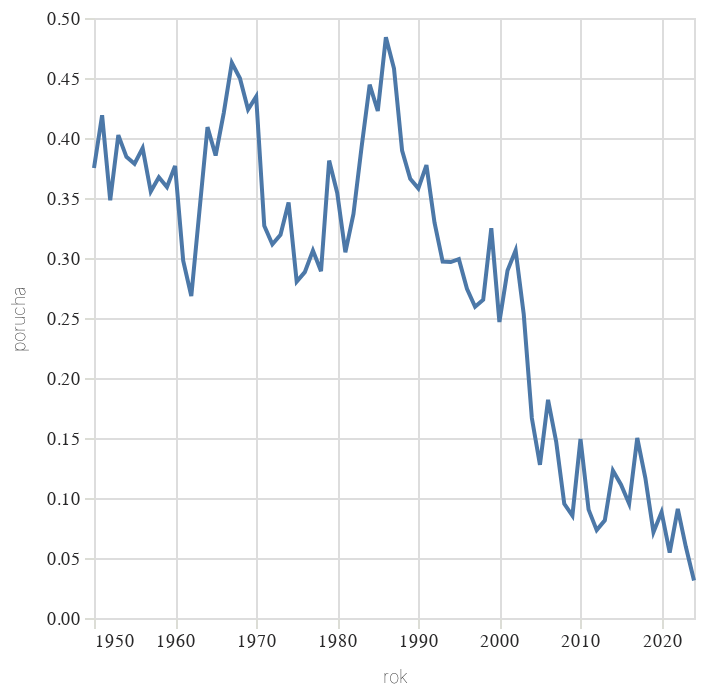

Notebook code for this chart:
### Code cell
alt.Chart(
    alt_friendly(graf_dokonceni)
).mark_line(
).encode(
    alt.X('rok:T'),
    alt.Y('porucha:Q')
)

### Figure 1 — Vega-Lite specification as saved in the notebook (floating-point values rounded to 4 significant figures)
{"config": {"title": {"font": "Noticia Text", "fontSize": 11.5, "anchor": "start", "lineHeight": 19, "fontWeight": "bolder", "subtitleFont": "Noticia Text", "subtitleFontSize": 10, "subtitleLineHeight": 15, "subtitlePadding": 10, "dy": -10, "color": "#292829", "subtitleColor": "#292829"}, "axis": {"labelFont": "Asap", "titleFont": "Asap", "fontWeight": "lighter", "titleFontWeight": "lighter", "labelFontSize": 9, "titleFontSize": 9, "labelPadding": 2, "titlePadding": 9, "domainOpacity": 0, "tickColor": "#DCDDD6", "labelColor": "#292829"}, "legend": {"labelFont": "Asap", "labelFontWeight": "normal", "titleFont": "Asap", "titleFontWeight": "normal", "labelFontSize": 9, "titleFontSize": 9, "labelColor": "#292829"}}, "data": {"name": "data-9d3ab73b0704e97d75a38f23a47ce2fa"}, "mark": {"type": "line"}, "encoding": {"x": {"field": "rok", "type": "temporal"}, "y": {"field": "porucha", "type": "quantitative"}}, "$schema": "https://vega.github.io/schema/vega-lite/v5.8.0.json", "datasets": {"data-9d3ab73b0704e97d75a38f23a47ce2fa": [{"rok": "1950-01-01T00:00:00", "started": 160, "porucha": 0.375}, {"rok": "1951-01-01T00:00:00", "started": 179, "porucha": 0.419}, {"rok": "1952-01-01T00:00:00", "started": 204, "porucha": 0.348}, {"rok": "1953-01-01T00:00:00", "started": 246, "porucha": 0.4024}, {"rok": "1954-01-01T00:00:00", "started": 229, "porucha": 0.3843}, {"rok": "1955-01-01T00:00:00", "started": 177, "porucha": 0.3785}, {"rok": "1956-01-01T00:00:00", "started": 189, "porucha": 0.3915}, {"rok": "1957-01-01T00:00:00", "started": 166, "porucha": 0.3554}, {"rok": "1958-01-01T00:00:00", "started": 226, "porucha": 0.3673}, {"rok": "1959-01-01T00:00:00", "started": 181, "porucha": 0.3591}, {"rok": "1960-01-01T00:00:00", "started": 215, "porucha": 0.3767}, {"rok": "1961-01-01T00:00:00", "started": 215, "porucha": 0.2977}, {"rok": "1962-01-01T00:00:00", "started": 205, "porucha": 0.2683}, {"rok": "1963-01-01T00:00:00", "started": 242, "porucha": 0.3388}, {"rok": "1964-01-01T00:00:00", "started": 198, "porucha": 0.4091}, {"rok": "1965-01-01T00:00:00", "started": 192, "porucha": 0.3854}, {"rok": "1966-01-01T00:00:00", "started": 164, "porucha": 0.4207}, {"rok": "1967-01-01T00:00:00", "started": 201, "porucha": 0.4627}, {"rok": "1968-01-01T00:00:00", "started": 229, "porucha": 0.4498}, {"rok": "1969-01-01T00:00:00", "started": 177, "porucha": 0.4237}, {"rok": "1970-01-01T00:00:00", "started": 267, "porucha": 0.4345}, {"rok": "1971-01-01T00:00:00", "started": 257, "porucha": 0.3268}, {"rok": "1972-01-01T00:00:00", "started": 305, "porucha": 0.3115}, {"rok": "1973-01-01T00:00:00", "started": 357, "porucha": 0.3193}, {"rok": "1974-01-01T00:00:00", "started": 387, "porucha": 0.3463}, {"rok": "1975-01-01T00:00:00", "started": 346, "porucha": 0.2803}, {"rok": "1976-01-01T00:00:00", "started": 399, "porucha": 0.2882}, {"rok": "1977-01-01T00:00:00", "started": 405, "porucha": 0.3062}, {"rok": "1978-01-01T00:00:00", "started": 391, "porucha": 0.289}, {"rok": "1979-01-01T00:00:00", "started": 362, "porucha": 0.3812}, {"rok": "1980-01-01T00:00:00", "started": 336, "porucha": 0.3542}, {"rok": "1981-01-01T00:00:00", "started": 361, "porucha": 0.3047}, {"rok": "1982-01-01T00:00:00", "started": 401, "porucha": 0.3367}, {"rok": "1983-01-01T00:00:00", "started": 385, "porucha": 0.3922}, {"rok": "1984-01-01T00:00:00", "started": 414, "porucha": 0.4444}, {"rok": "1985-01-01T00:00:00", "started": 400, "porucha": 0.4225}, {"rok": "1986-01-01T00:00:00", "started": 407, "porucha": 0.484}, {"rok": "1987-01-01T00:00:00", "started": 415, "porucha": 0.4578}, {"rok": "1988-01-01T00:00:00", "started": 421, "porucha": 0.3895}, {"rok": "1989-01-01T00:00:00", "started": 418, "porucha": 0.366}, {"rok": "1990-01-01T00:00:00", "started": 419, "porucha": 0.358}, {"rok": "1991-01-01T00:00:00", "started": 416, "porucha": 0.3774}, {"rok": "1992-01-01T00:00:00", "started": 419, "porucha": 0.3294}, {"rok": "1993-01-01T00:00:00", "started": 404, "porucha": 0.297}, {"rok": "1994-01-01T00:00:00", "started": 418, "porucha": 0.2967}, {"rok": "1995-01-01T00:00:00", "started": 418, "porucha": 0.299}, {"rok": "1996-01-01T00:00:00", "started": 328, "porucha": 0.2744}, {"rok": "1997-01-01T00:00:00", "started": 374, "porucha": 0.2594}, {"rok": "1998-01-01T00:00:00", "started": 347, "porucha": 0.2651}, {"rok": "1999-01-01T00:00:00", "started": 351, "porucha": 0.3248}, {"rok": "2000-01-01T00:00:00", "started": 373, "porucha": 0.2466}, {"rok": "2001-01-01T00:00:00", "started": 373, "porucha": 0.2895}, {"rok": "2002-01-01T00:00:00", "started": 359, "porucha": 0.3064}, {"rok": "2003-01-01T00:00:00", "started": 320, "porucha": 0.2531}, {"rok": "2004-01-01T00:00:00", "started": 360, "porucha": 0.1667}, {"rok": "2005-01-01T00:00:00", "started": 376, "porucha": 0.1277}, {"rok": "2006-01-01T00:00:00", "started": 396, "porucha": 0.1818}, {"rok": "2007-01-01T00:00:00", "started": 374, "porucha": 0.1471}, {"rok": "2008-01-01T00:00:00", "started": 368, "porucha": 0.09511}, {"rok": "2009-01-01T00:00:00", "started": 340, "porucha": 0.08529}, {"rok": "2010-01-01T00:00:00", "started": 456, "porucha": 0.1491}, {"rok": "2011-01-01T00:00:00", "started": 454, "porucha": 0.09031}, {"rok": "2012-01-01T00:00:00", "started": 478, "porucha": 0.07322}, {"rok": "2013-01-01T00:00:00", "started": 418, "porucha": 0.08134}, {"rok": "2014-01-01T00:00:00", "started": 407, "porucha": 0.1229}, {"rok": "2015-01-01T00:00:00", "started": 378, "porucha": 0.1111}, {"rok": "2016-01-01T00:00:00", "started": 462, "porucha": 0.09524}, {"rok": "2017-01-01T00:00:00", "started": 400, "porucha": 0.15}, {"rok": "2018-01-01T00:00:00", "started": 420, "porucha": 0.1167}, {"rok": "2019-01-01T00:00:00", "started": 420, "porucha": 0.07143}, {"rok": "2020-01-01T00:00:00", "started": 340, "porucha": 0.08824}, {"rok": "2021-01-01T00:00:00", "started": 440, "porucha": 0.05455}, {"rok": "2022-01-01T00:00:00", "started": 440, "porucha": 0.09091}, {"rok": "2023-01-01T00:00:00", "started": 440, "porucha": 0.05909}, {"rok": "2024-01-01T00:00:00", "started": 479, "porucha": 0.03132}]}}
